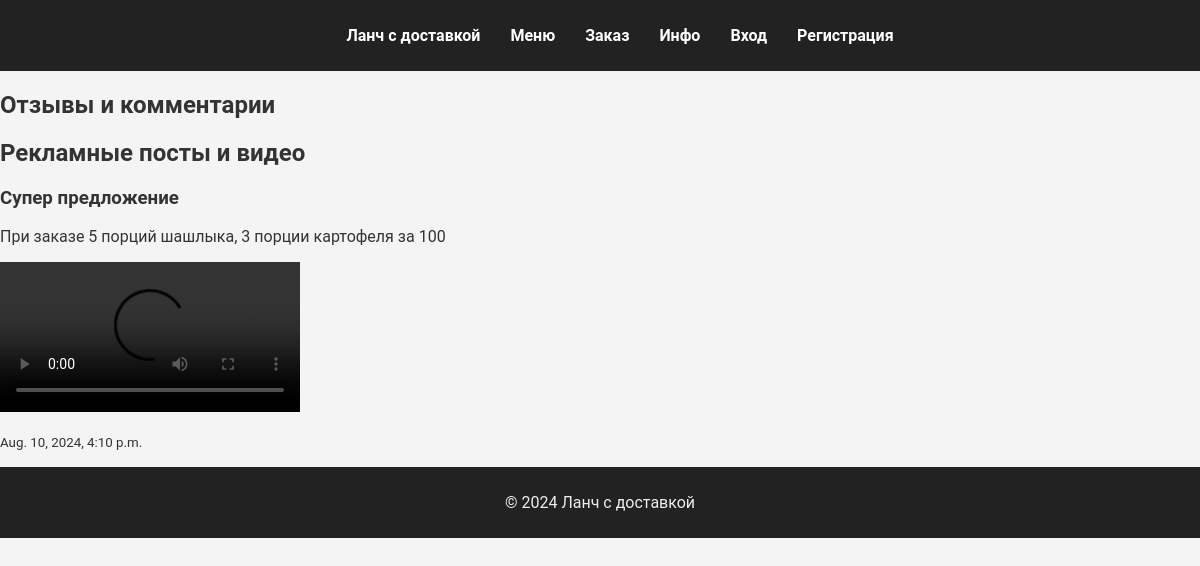
The page /info/ on the database as committed earlier.
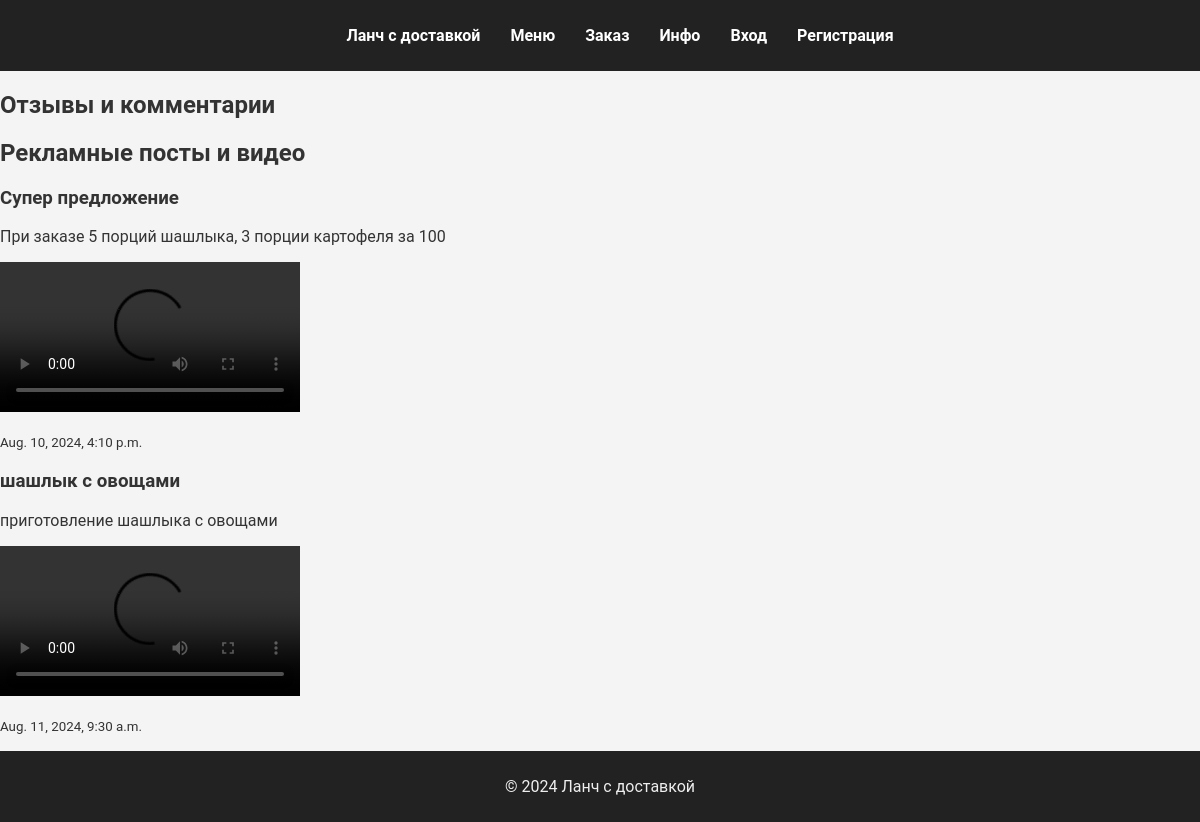
The same page on the database as committed later.
### lanch_app/models.py (models this page shows, shortened)
class Post(models.Model):
    title = models.CharField(max_length=200, verbose_name="Заголовок")
    content = models.TextField(verbose_name="Содержание")
    video_url = models.FileField(upload_to='video/', verbose_name="Видео")
    created_at = models.DateTimeField(auto_now_add=True, verbose_name="Дата создания")

### lanch_app/views.py (the view)
# urls.py: path('info/', views.info, name='info'),
def info(request):
    comments = Comment.objects.all()
    posts = Post.objects.all()
    return render(request, 'info.html', {'comments': comments, 'posts': posts})

### lanch_app/templates/info.html (shortened to what this page needs)
{% extends 'base.html' %}
 {% load static %}
{% block content %}
<h2>Отзывы и комментарии</h2>
<h2>Рекламные посты и видео</h2>
<div class="posts">
    {% for post in posts %}
    <div class="post">
        <h3>{{ post.title }}</h3>
        <p>{{ post.content }}</p>
        {% if post.video_url %}
        <video controls>
            <source src="{{ post.video_url.url }}" type="video/mp4">
        </video>
        {% endif %}
        <p><small>{{ post.created_at }}</small></p>
    </div>
    {% endfor %}
</div>
{% endblock %}

### lanch_app/templates/base.html (shortened to what this page needs)
<!DOCTYPE html>
<html lang="ru">
<head>
    {% load static %}
    <link rel="stylesheet" href="{% static 'css/styles.css' %}">
</head>
<body>
    <header>
        <nav>
            <ul>
                <li><a href="{% url 'index' %}">Ланч с доставкой</a></li>
                <li><a href="{% url 'menu' %}">Меню</a></li>
                <li><a href="{% url 'order' %}">Заказ</a></li>
                <li><a href="{% url 'info' %}">Инфо</a></li>
                {% if user.is_authenticated %}
                    <li>Привет, {{ user.username }}</li>
                    <li><a href="{% url 'logout' %}">Выйти</a></li>
                {% else %}
                    <li><a href="{% url 'login' %}">Вход</a></li>
                    <li><a href="{% url 'signup' %}">Регистрация</a></li>
                {% endif %}
            </ul>
        </nav>
    </header>
    <main>
        {% block content %}
        {% endblock %}
    </main>
    <footer>
        <p>© 2024 Ланч с доставкой</p>
    </footer>
</body>
</html>

### lanch_app/static/css/styles.css (style rules this page uses)
body { font-family: 'Roboto', Arial, sans-serif; margin: 0; padding: 0; box-sizing: border-box; color: #333; background-color: #f4f4f4; height: 100vh; display: flex; flex-direction: column; }
header, footer { background-color: #222; color: #eee; padding: 10px 0; }
header nav ul { list-style: none; display: flex; justify-content: center; }
header nav ul li { margin: 0 15px; }
header nav ul li a { color: #fff; text-decoration: none; font-weight: bold; }
footer { text-align: center; padding: 10px 0; position: relative; width: 100%; }

Rows that differ between the two databases and show on the page:
added Post: title "шашлык с овощами", content "приготовление шашлыка с овощами", created_at "Aug. 11, 2024, 9:30 a.m."
